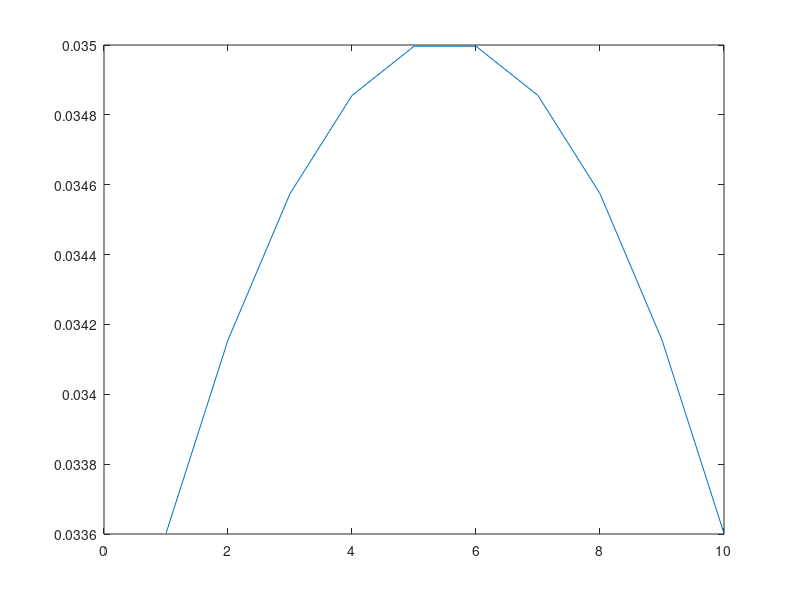

Write the MATLAB code that produced this figure.



clear
filterorderminone = 10;
normfreq = 0.11;

for i=1:filterorderminone
if (i-(filterorderminone+1)/2) == 0
  value(i) = normfreq/pi;
else
  value(i) = sin((i-(filterorderminone+1)/2)*normfreq)/(pi*(i-(filterorderminone+1)/2));
endif
  
  endfor

plot(value)